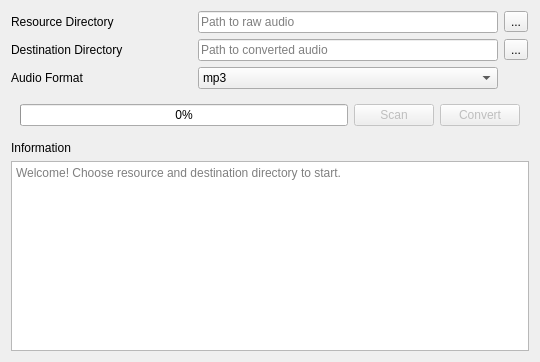
<?xml version="1.0" encoding="UTF-8"?>
<ui version="4.0">
 <class>Form</class>
 <widget class="QWidget" name="Form">
  <property name="geometry">
   <rect>
    <x>0</x>
    <y>0</y>
    <width>540</width>
    <height>362</height>
   </rect>
  </property>
  <property name="sizePolicy">
   <sizepolicy hsizetype="Fixed" vsizetype="Fixed">
    <horstretch>0</horstretch>
    <verstretch>0</verstretch>
   </sizepolicy>
  </property>
  <property name="windowTitle">
   <string>Audio Converter</string>
  </property>
  <layout class="QVBoxLayout" name="verticalLayout">
   <item>
    <layout class="QGridLayout" name="gridLayout">
     <item row="0" column="0">
      <widget class="QLabel" name="resourceDirectoryLabel">
       <property name="text">
        <string>Resource Directory</string>
       </property>
      </widget>
     </item>
     <item row="0" column="1">
      <widget class="QLineEdit" name="resourceDirectoryLineEdit">
       <property name="maximumSize">
        <size>
         <width>300</width>
         <height>16777215</height>
        </size>
       </property>
       <property name="frame">
        <bool>true</bool>
       </property>
       <property name="readOnly">
        <bool>false</bool>
       </property>
       <property name="placeholderText">
        <string>Path to raw audio</string>
       </property>
       <property name="clearButtonEnabled">
        <bool>true</bool>
       </property>
      </widget>
     </item>
     <item row="0" column="2">
      <widget class="QToolButton" name="resourceDirectoryDialogButton">
       <property name="text">
        <string>...</string>
       </property>
      </widget>
     </item>
     <item row="1" column="0">
      <widget class="QLabel" name="destinationDirectoryLabel">
       <property name="text">
        <string>Destination Directory</string>
       </property>
      </widget>
     </item>
     <item row="1" column="1">
      <widget class="QLineEdit" name="destinationDirectoryLineEdit">
       <property name="maximumSize">
        <size>
         <width>300</width>
         <height>16777215</height>
        </size>
       </property>
       <property name="readOnly">
        <bool>false</bool>
       </property>
       <property name="placeholderText">
        <string>Path to converted audio</string>
       </property>
       <property name="clearButtonEnabled">
        <bool>true</bool>
       </property>
      </widget>
     </item>
     <item row="1" column="2">
      <widget class="QToolButton" name="destinationDirectoryDialogButton">
       <property name="text">
        <string>...</string>
       </property>
      </widget>
     </item>
     <item row="2" column="0">
      <widget class="QLabel" name="audioFormatLabel">
       <property name="text">
        <string>Audio Format</string>
       </property>
      </widget>
     </item>
     <item row="2" column="2">
      <spacer name="audioFormatSpacer">
       <property name="orientation">
        <enum>Qt::Horizontal</enum>
       </property>
       <property name="sizeType">
        <enum>QSizePolicy::Fixed</enum>
       </property>
       <property name="sizeHint" stdset="0">
        <size>
         <width>25</width>
         <height>19</height>
        </size>
       </property>
      </spacer>
     </item>
     <item row="2" column="1">
      <widget class="QComboBox" name="audioFormatComboBox">
       <item>
        <property name="text">
         <string>mp3</string>
        </property>
       </item>
       <item>
        <property name="text">
         <string>flac</string>
        </property>
       </item>
      </widget>
     </item>
    </layout>
   </item>
   <item>
    <widget class="QFrame" name="buttonsFrame">
     <layout class="QHBoxLayout" name="buttonsLayout">
      <item>
       <widget class="QProgressBar" name="convertProgressBar">
        <property name="maximum">
         <number>100</number>
        </property>
        <property name="value">
         <number>0</number>
        </property>
        <property name="invertedAppearance">
         <bool>false</bool>
        </property>
       </widget>
      </item>
      <item>
       <widget class="QPushButton" name="scanButton">
        <property name="enabled">
         <bool>false</bool>
        </property>
        <property name="text">
         <string>Scan</string>
        </property>
       </widget>
      </item>
      <item>
       <widget class="QPushButton" name="convertButton">
        <property name="enabled">
         <bool>false</bool>
        </property>
        <property name="text">
         <string>Convert</string>
        </property>
       </widget>
      </item>
     </layout>
    </widget>
   </item>
   <item>
    <widget class="QLabel" name="informationLabel">
     <property name="text">
      <string>Information</string>
     </property>
    </widget>
   </item>
   <item>
    <widget class="QTextEdit" name="informationTextEdit">
     <property name="undoRedoEnabled">
      <bool>false</bool>
     </property>
     <property name="readOnly">
      <bool>true</bool>
     </property>
     <property name="placeholderText">
      <string>Welcome! Choose resource and destination directory to start.</string>
     </property>
    </widget>
   </item>
  </layout>
 </widget>
 <resources/>
 <connections/>
</ui>
